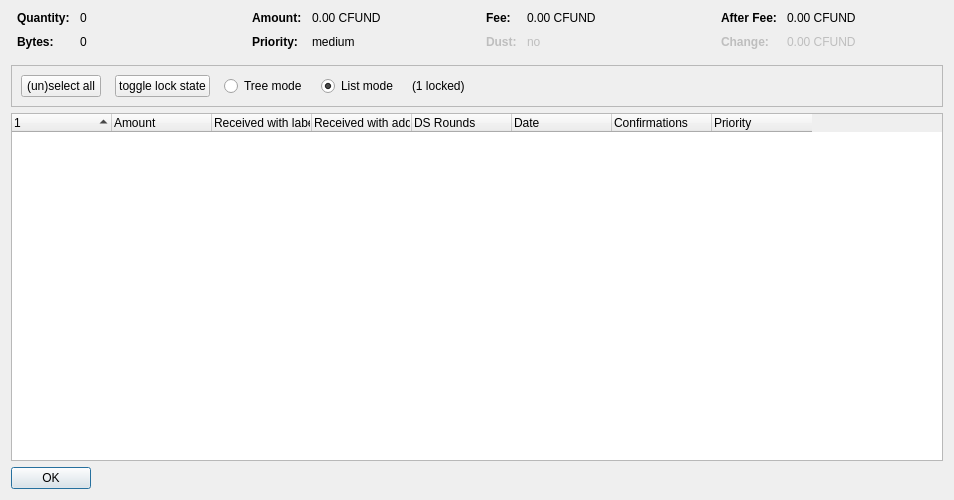
<?xml version="1.0" encoding="UTF-8"?>
<ui version="4.0">
 <class>CoinControlDialog</class>
 <widget class="QDialog" name="CoinControlDialog">
  <property name="geometry">
   <rect>
    <x>0</x>
    <y>0</y>
    <width>954</width>
    <height>500</height>
   </rect>
  </property>
  <property name="windowTitle">
   <string>Coin Selection</string>
  </property>
  <layout class="QVBoxLayout" name="verticalLayout">
   <item>
    <layout class="QHBoxLayout" name="horizontalLayoutTop" stretch="0,0,0,0">
     <property name="topMargin">
      <number>0</number>
     </property>
     <property name="bottomMargin">
      <number>10</number>
     </property>
     <item>
      <layout class="QFormLayout" name="formLayoutCoinControl1">
       <property name="horizontalSpacing">
        <number>10</number>
       </property>
       <property name="verticalSpacing">
        <number>10</number>
       </property>
       <property name="leftMargin">
        <number>6</number>
       </property>
       <property name="rightMargin">
        <number>6</number>
       </property>
       <item row="0" column="0">
        <widget class="QLabel" name="labelCoinControlQuantityText">
         <property name="font">
          <font>
           <weight>75</weight>
           <bold>true</bold>
          </font>
         </property>
         <property name="text">
          <string>Quantity:</string>
         </property>
        </widget>
       </item>
       <item row="0" column="1">
        <widget class="QLabel" name="labelCoinControlQuantity">
         <property name="cursor">
          <cursorShape>IBeamCursor</cursorShape>
         </property>
         <property name="contextMenuPolicy">
          <enum>Qt::ActionsContextMenu</enum>
         </property>
         <property name="text">
          <string notr="true">0</string>
         </property>
         <property name="textInteractionFlags">
          <set>Qt::LinksAccessibleByMouse|Qt::TextSelectableByKeyboard|Qt::TextSelectableByMouse</set>
         </property>
        </widget>
       </item>
       <item row="1" column="0">
        <widget class="QLabel" name="labelCoinControlBytesText">
         <property name="font">
          <font>
           <weight>75</weight>
           <bold>true</bold>
          </font>
         </property>
         <property name="text">
          <string>Bytes:</string>
         </property>
        </widget>
       </item>
       <item row="1" column="1">
        <widget class="QLabel" name="labelCoinControlBytes">
         <property name="cursor">
          <cursorShape>IBeamCursor</cursorShape>
         </property>
         <property name="contextMenuPolicy">
          <enum>Qt::ActionsContextMenu</enum>
         </property>
         <property name="text">
          <string notr="true">0</string>
         </property>
         <property name="textInteractionFlags">
          <set>Qt::LinksAccessibleByMouse|Qt::TextSelectableByKeyboard|Qt::TextSelectableByMouse</set>
         </property>
        </widget>
       </item>
      </layout>
     </item>
     <item>
      <layout class="QFormLayout" name="formLayoutCoinControl2">
       <property name="horizontalSpacing">
        <number>10</number>
       </property>
       <property name="verticalSpacing">
        <number>10</number>
       </property>
       <property name="leftMargin">
        <number>6</number>
       </property>
       <property name="rightMargin">
        <number>6</number>
       </property>
       <item row="0" column="0">
        <widget class="QLabel" name="labelCoinControlAmountText">
         <property name="font">
          <font>
           <weight>75</weight>
           <bold>true</bold>
          </font>
         </property>
         <property name="text">
          <string>Amount:</string>
         </property>
        </widget>
       </item>
       <item row="0" column="1">
        <widget class="QLabel" name="labelCoinControlAmount">
         <property name="cursor">
          <cursorShape>IBeamCursor</cursorShape>
         </property>
         <property name="contextMenuPolicy">
          <enum>Qt::ActionsContextMenu</enum>
         </property>
         <property name="text">
          <string notr="true">0.00 CFUND</string>
         </property>
         <property name="textInteractionFlags">
          <set>Qt::LinksAccessibleByMouse|Qt::TextSelectableByKeyboard|Qt::TextSelectableByMouse</set>
         </property>
        </widget>
       </item>
       <item row="1" column="0">
        <widget class="QLabel" name="labelCoinControlPriorityText">
         <property name="font">
          <font>
           <weight>75</weight>
           <bold>true</bold>
          </font>
         </property>
         <property name="text">
          <string>Priority:</string>
         </property>
        </widget>
       </item>
       <item row="1" column="1">
        <widget class="QLabel" name="labelCoinControlPriority">
         <property name="cursor">
          <cursorShape>IBeamCursor</cursorShape>
         </property>
         <property name="contextMenuPolicy">
          <enum>Qt::ActionsContextMenu</enum>
         </property>
         <property name="text">
          <string>medium</string>
         </property>
         <property name="textInteractionFlags">
          <set>Qt::LinksAccessibleByMouse|Qt::TextSelectableByKeyboard|Qt::TextSelectableByMouse</set>
         </property>
        </widget>
       </item>
      </layout>
     </item>
     <item>
      <layout class="QFormLayout" name="formLayoutCoinControl3">
       <property name="horizontalSpacing">
        <number>10</number>
       </property>
       <property name="verticalSpacing">
        <number>10</number>
       </property>
       <property name="leftMargin">
        <number>6</number>
       </property>
       <property name="rightMargin">
        <number>6</number>
       </property>
       <item row="0" column="0">
        <widget class="QLabel" name="labelCoinControlFeeText">
         <property name="font">
          <font>
           <weight>75</weight>
           <bold>true</bold>
          </font>
         </property>
         <property name="text">
          <string>Fee:</string>
         </property>
        </widget>
       </item>
       <item row="0" column="1">
        <widget class="QLabel" name="labelCoinControlFee">
         <property name="cursor">
          <cursorShape>IBeamCursor</cursorShape>
         </property>
         <property name="contextMenuPolicy">
          <enum>Qt::ActionsContextMenu</enum>
         </property>
         <property name="text">
          <string notr="true">0.00 CFUND</string>
         </property>
         <property name="textInteractionFlags">
          <set>Qt::LinksAccessibleByMouse|Qt::TextSelectableByKeyboard|Qt::TextSelectableByMouse</set>
         </property>
        </widget>
       </item>
       <item row="1" column="0">
        <widget class="QLabel" name="labelCoinControlLowOutputText">
         <property name="enabled">
          <bool>false</bool>
         </property>
         <property name="font">
          <font>
           <weight>75</weight>
           <bold>true</bold>
          </font>
         </property>
         <property name="text">
          <string>Dust:</string>
         </property>
        </widget>
       </item>
       <item row="1" column="1">
        <widget class="QLabel" name="labelCoinControlLowOutput">
         <property name="enabled">
          <bool>false</bool>
         </property>
         <property name="cursor">
          <cursorShape>IBeamCursor</cursorShape>
         </property>
         <property name="contextMenuPolicy">
          <enum>Qt::ActionsContextMenu</enum>
         </property>
         <property name="text">
          <string>no</string>
         </property>
         <property name="textInteractionFlags">
          <set>Qt::LinksAccessibleByMouse|Qt::TextSelectableByKeyboard|Qt::TextSelectableByMouse</set>
         </property>
        </widget>
       </item>
      </layout>
     </item>
     <item>
      <layout class="QFormLayout" name="formLayoutCoinControl4">
       <property name="horizontalSpacing">
        <number>10</number>
       </property>
       <property name="verticalSpacing">
        <number>10</number>
       </property>
       <property name="leftMargin">
        <number>6</number>
       </property>
       <property name="rightMargin">
        <number>6</number>
       </property>
       <item row="0" column="0">
        <widget class="QLabel" name="labelCoinControlAfterFeeText">
         <property name="font">
          <font>
           <weight>75</weight>
           <bold>true</bold>
          </font>
         </property>
         <property name="text">
          <string>After Fee:</string>
         </property>
        </widget>
       </item>
       <item row="0" column="1">
        <widget class="QLabel" name="labelCoinControlAfterFee">
         <property name="cursor">
          <cursorShape>IBeamCursor</cursorShape>
         </property>
         <property name="contextMenuPolicy">
          <enum>Qt::ActionsContextMenu</enum>
         </property>
         <property name="text">
          <string notr="true">0.00 CFUND</string>
         </property>
         <property name="textInteractionFlags">
          <set>Qt::LinksAccessibleByMouse|Qt::TextSelectableByKeyboard|Qt::TextSelectableByMouse</set>
         </property>
        </widget>
       </item>
       <item row="1" column="0">
        <widget class="QLabel" name="labelCoinControlChangeText">
         <property name="enabled">
          <bool>false</bool>
         </property>
         <property name="font">
          <font>
           <weight>75</weight>
           <bold>true</bold>
          </font>
         </property>
         <property name="text">
          <string>Change:</string>
         </property>
        </widget>
       </item>
       <item row="1" column="1">
        <widget class="QLabel" name="labelCoinControlChange">
         <property name="enabled">
          <bool>false</bool>
         </property>
         <property name="cursor">
          <cursorShape>IBeamCursor</cursorShape>
         </property>
         <property name="contextMenuPolicy">
          <enum>Qt::ActionsContextMenu</enum>
         </property>
         <property name="text">
          <string notr="true">0.00 CFUND</string>
         </property>
         <property name="textInteractionFlags">
          <set>Qt::LinksAccessibleByMouse|Qt::TextSelectableByKeyboard|Qt::TextSelectableByMouse</set>
         </property>
        </widget>
       </item>
      </layout>
     </item>
    </layout>
   </item>
   <item>
    <widget class="QFrame" name="frame">
     <property name="minimumSize">
      <size>
       <width>0</width>
       <height>40</height>
      </size>
     </property>
     <property name="frameShape">
      <enum>QFrame::StyledPanel</enum>
     </property>
     <property name="frameShadow">
      <enum>QFrame::Sunken</enum>
     </property>
     <layout class="QHBoxLayout" name="horizontalLayout">
      <item>
       <layout class="QHBoxLayout" name="horizontalLayoutPanel" stretch="0,0,0,0,0,0">
        <property name="spacing">
         <number>14</number>
        </property>
        <item>
         <widget class="QPushButton" name="pushButtonSelectAll">
          <property name="sizePolicy">
           <sizepolicy hsizetype="Maximum" vsizetype="Fixed">
            <horstretch>0</horstretch>
            <verstretch>0</verstretch>
           </sizepolicy>
          </property>
          <property name="text">
           <string>(un)select all</string>
          </property>
          <property name="autoDefault">
           <bool>false</bool>
          </property>
         </widget>
        </item>
        <item>
         <widget class="QPushButton" name="pushButtonToggleLock">
          <property name="sizePolicy">
           <sizepolicy hsizetype="Maximum" vsizetype="Fixed">
            <horstretch>0</horstretch>
            <verstretch>0</verstretch>
           </sizepolicy>
          </property>
          <property name="text">
           <string>toggle lock state</string>
          </property>
          <property name="autoDefault">
           <bool>false</bool>
          </property>
         </widget>
        </item>
        <item>
         <widget class="QRadioButton" name="radioTreeMode">
          <property name="sizePolicy">
           <sizepolicy hsizetype="Maximum" vsizetype="Fixed">
            <horstretch>0</horstretch>
            <verstretch>0</verstretch>
           </sizepolicy>
          </property>
          <property name="text">
           <string>Tree mode</string>
          </property>
         </widget>
        </item>
        <item>
         <widget class="QRadioButton" name="radioListMode">
          <property name="sizePolicy">
           <sizepolicy hsizetype="Maximum" vsizetype="Fixed">
            <horstretch>0</horstretch>
            <verstretch>0</verstretch>
           </sizepolicy>
          </property>
          <property name="text">
           <string>List mode</string>
          </property>
          <property name="checked">
           <bool>true</bool>
          </property>
         </widget>
        </item>
        <item>
         <widget class="QLabel" name="labelLocked">
          <property name="text">
           <string>(1 locked)</string>
          </property>
         </widget>
        </item>
        <item>
         <spacer name="horizontalSpacer">
          <property name="orientation">
           <enum>Qt::Horizontal</enum>
          </property>
          <property name="sizeHint" stdset="0">
           <size>
            <width>40</width>
            <height>20</height>
           </size>
          </property>
         </spacer>
        </item>
       </layout>
      </item>
     </layout>
    </widget>
   </item>
   <item>
    <widget class="CoinControlTreeWidget" name="treeWidget">
     <property name="contextMenuPolicy">
      <enum>Qt::CustomContextMenu</enum>
     </property>
     <property name="sortingEnabled">
      <bool>false</bool>
     </property>
     <property name="columnCount">
      <number>8</number>
     </property>
     <attribute name="headerShowSortIndicator" stdset="0">
      <bool>true</bool>
     </attribute>
     <attribute name="headerStretchLastSection">
      <bool>false</bool>
     </attribute>
     <column>
      <property name="text">
       <string/>
      </property>
     </column>
     <column>
      <property name="text">
       <string>Amount</string>
      </property>
     </column>
     <column>
      <property name="text">
       <string>Received with label</string>
      </property>
     </column>
     <column>
      <property name="text">
       <string>Received with address</string>
      </property>
     </column>
     <column>
      <property name="text">
       <string>DS Rounds</string>
      </property>
     </column>
     <column>
      <property name="text">
       <string>Date</string>
      </property>
     </column>
     <column>
      <property name="text">
       <string>Confirmations</string>
      </property>
      <property name="toolTip">
       <string>Confirmed</string>
      </property>
     </column>
     <column>
      <property name="text">
       <string>Priority</string>
      </property>
     </column>
    </widget>
   </item>
   <item>
    <widget class="QDialogButtonBox" name="buttonBox">
     <property name="sizePolicy">
      <sizepolicy hsizetype="Maximum" vsizetype="Fixed">
       <horstretch>0</horstretch>
       <verstretch>0</verstretch>
      </sizepolicy>
     </property>
     <property name="orientation">
      <enum>Qt::Horizontal</enum>
     </property>
     <property name="standardButtons">
      <set>QDialogButtonBox::Ok</set>
     </property>
    </widget>
   </item>
  </layout>
 </widget>
 <customwidgets>
  <customwidget>
   <class>CoinControlTreeWidget</class>
   <extends>QTreeWidget</extends>
   <header>coincontroltreewidget.h</header>
  </customwidget>
 </customwidgets>
 <resources/>
 <connections/>
</ui>
